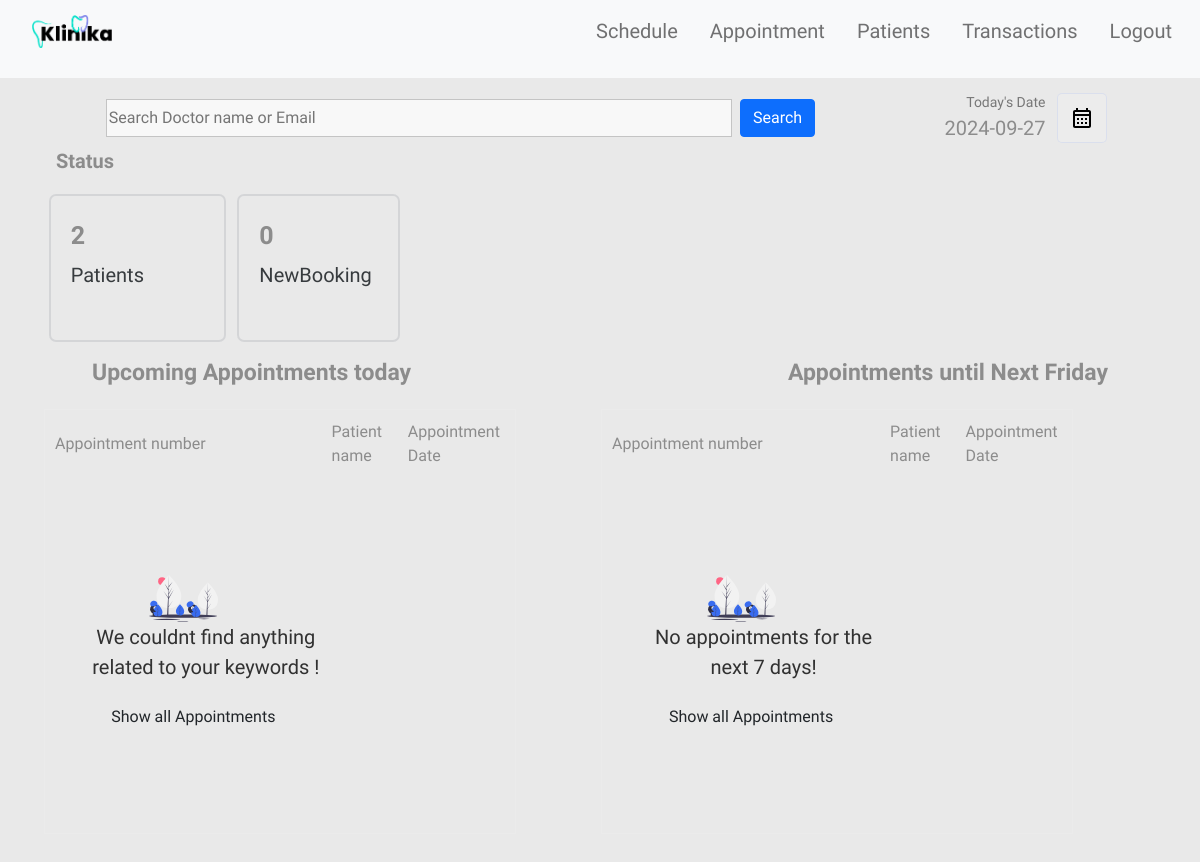
/, run on an earlier commit of the app's database.
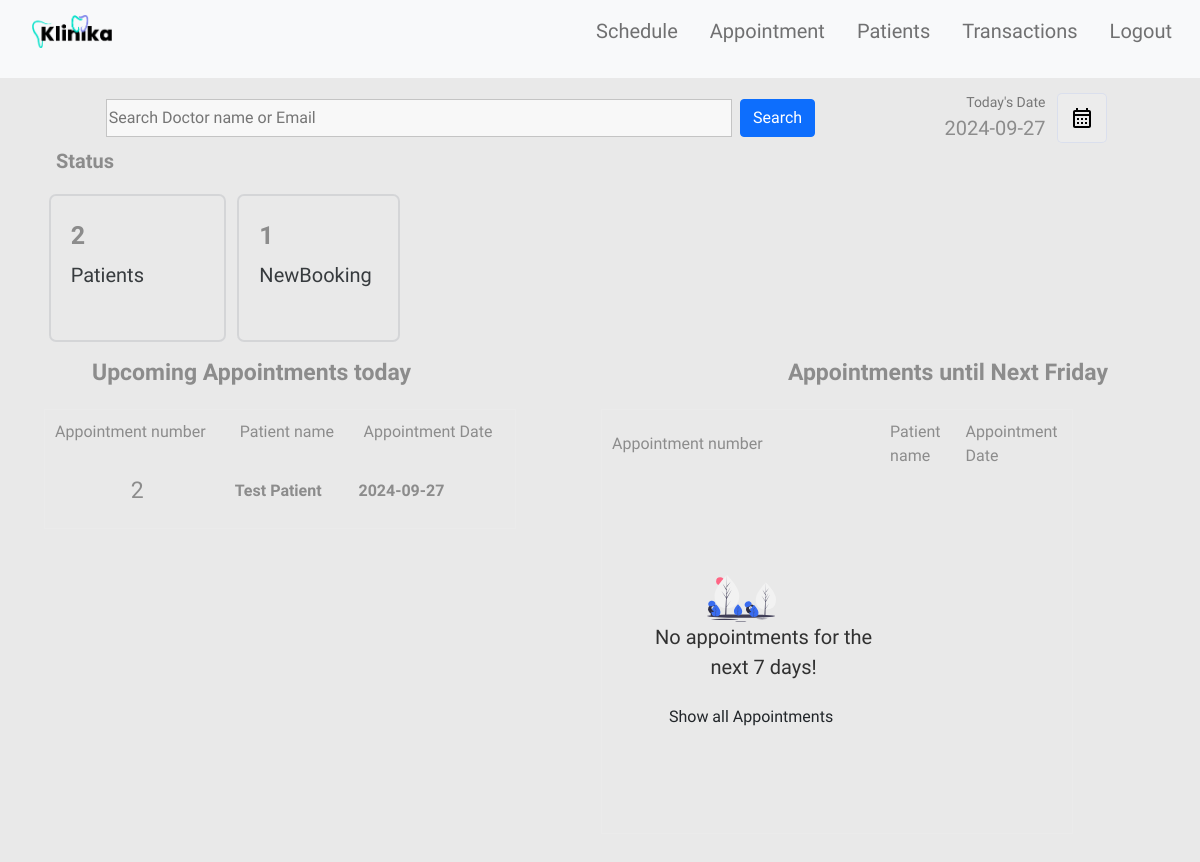
And on a later commit of the database.
### tables this page shows
CREATE TABLE IF NOT EXISTS `appointment` (
  `appoid` int(11) NOT NULL AUTO_INCREMENT,
  `pid` int(10) DEFAULT NULL,
  `apponum` int(3) DEFAULT NULL,
  `appodate` date DEFAULT NULL,
  `start_time` TIME,
  `end_time` TIME,
  `servid` int(11) NOT NULL,
  `qr_code` VARCHAR(255),
  PRIMARY KEY (`appoid`),
  KEY `pid` (`pid`)
);

CREATE TABLE IF NOT EXISTS `patient` (
  `pid` int(11) NOT NULL AUTO_INCREMENT,
  `pemail` varchar(255) DEFAULT NULL,
  `pname` varchar(255) DEFAULT NULL,
  `ppassword` varchar(255) DEFAULT NULL,
  `paddress` varchar(255) DEFAULT NULL,
  `pdob` date DEFAULT NULL,  
  `ptel` varchar(15) DEFAULT NULL,  
  PRIMARY KEY (`pid`)
);

### index.php (the view, shortened to what the changed rows need)
<?php include("partials/header.php");?>
<?php
    include("config/connection.php");
    ?>
    <div class="container">
        <div class="dash-body" style="margin-top: 15px">
            <table border="0" width="100%">
                                    <?php
                                $today = date('Y-m-d');
                                $appointmentrow = $database->query("select  * from  appointment where appodate>='$today';");
                                ?>
                <tr>
                    <td colspan="3">
                        <table class="filter-container" style="border: none;" border="0">
                            <tr>
                                <td colspan="2">
                                    <div  class="dashboard-items"  style="padding:20px;margin:auto;width:95%;display: flex; ">
                                        <div>
                                                <div class="h1-dashboard" >
                                                    <?php    echo $appointmentrow ->num_rows  ?>
                                                </div><br>
                                                <div class="h3-dashboard" >
                                                    NewBooking &nbsp;&nbsp;
                                                </div>
                                        </div>
                                    </div>
                                </td>
                            </tr>
                        </table>
                    </td>
                </tr>
                <tr>
                    <td colspan="3">
                    <table width="100%" border="0" class="dashbord-tables">
                            <tr>
                                <td width="50%">
                                        <div class="abc scroll" style="height: 800px;">
                                        <table width="85%" class="sub-table scrolldown" border="0">
                                        <thead>
                                            <tr>
                                                <th class="table-headin">
                                                    Appointment number
                                                </th>
                                                <th class="table-headin">
                                                    Patient name
                                                </th>
                                                <th class="table-headin">
                                                    Appointment Date
                                                </th>
                                            </tr>
                                        </thead>
                                        <tbody>
                                            <?php
                                            $sqlmain= "SELECT
                                                        appointment.appoid,
                                                        appointment.pid,
                                                        appointment.apponum,
                                                        appointment.appodate,
                                                        patient.pname
                                                    FROM
                                                        appointment
                                                    INNER JOIN
                                                        patient
                                                    ON
                                                        appointment.pid = patient.pid
                                                    WHERE
                                                        appointment.appodate = '$today'
                                                    ORDER BY
                                                        appointment.appodate DESC";
                                                $result= $database->query($sqlmain);
                                                if($result->num_rows==0){
                                                    echo '<tr>
                                                    <td>
                                                    <br><br><br><br>
                                                    <center>
                                                    <img src="img/svg/notfound.svg" width="25%">
                                                    <br>
                                                    <p class="heading-main12" style="margin-left: 45px;font-size:20px;color:rgb(49, 49, 49)">We couldnt find anything related to your keywords !</p>
                                                    <a class="non-style-link" href="appointment.php"><button  class="login-btn btn-primary-soft btn"  style="display: flex;justify-content: center;align-items: center;margin-left:20px;">&nbsp; Show all Appointments &nbsp;</font></button>
                                                    </a>
                                                    </center>
                                                    <br><br><br><br>
                                                    </td>
                                                    </tr>';
                                                }
                                                else{
                                                for ($x = 0; $x < $result->num_rows; $x++) {
                                                    $row = $result->fetch_assoc();
                                                    $apponum = $row["apponum"];
                                                    $appodate = $row["appodate"];
                                                    $pname=$row["pname"];
                                                    echo '<tr>
                                                        <td style="text-align:center;font-size:23px;font-weight:500; color: var(--btnnicetext);padding:20px;">
                                                            '.$apponum.'
                                                        </td>
                                                        <td style="font-weight:600;"> &nbsp;'.
                                                        substr($pname,0,25)
                                                        .'</td >
                                                        <td style="font-weight:600;"> &nbsp;'
                                                        .$appodate.
                                                        '</td >
                                                    </tr>';
                                                }
                                            }
                                            ?>
                                            </tbody>
                                        </table>
                                </td>
                                <td width="50%">
                                        <div class="abc scroll" style="height: 800px;">
                                        <table width="85%" class="sub-table scrolldown" border="0">
                                        <thead>
                                            <tr>
                                                <th class="table-headin">
                                                    Appointment number
                                                </th>
                                                <th class="table-headin">
                                                    Patient name
                                                </th>
                                                <th class="table-headin">
                                                    Appointment Date
                                                </th>
                                            </tr>
                                        </thead>
                                        </table>
                                </td>
                            </tr>
                        </table>
                        </td>
                </tr>
            </table>
        </div>
    </div>
<?php include("partials/footer.php");?>

What changed in the data, as far as the page shows it:
now on this page (row edited): appointment: apponum "2", pid.pname "Test Patient", appodate "2024-09-27"
Also different on the page:
$appointmentrow ->num_rows: "0" → "1"
text no longer shown: "We couldnt find anything related to your keywords ! Show all Appointments"
